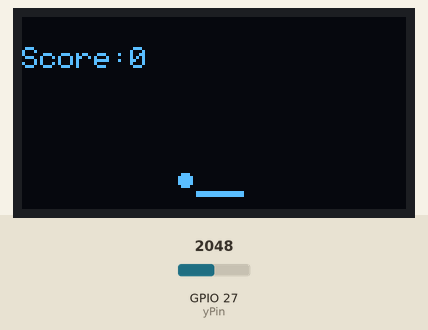
Recording of a sketch running on a simulated ESP32. Parts: 128×64 one-colour display. Inputs (shaded band) come from the test bench; at power-on: GPIO 27 (yPin) = 2048. What the sketch prints to the serial monitor is not drawn.

Above: at 1.2 s.
1.3 s: GPIO 27 (yPin) set to 1860
At 1.76 s:
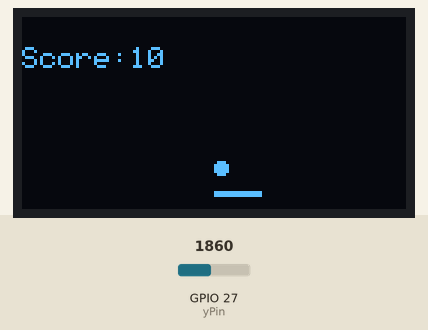
3.1 s: GPIO 27 (yPin) set to 2540
At 3.23 s:
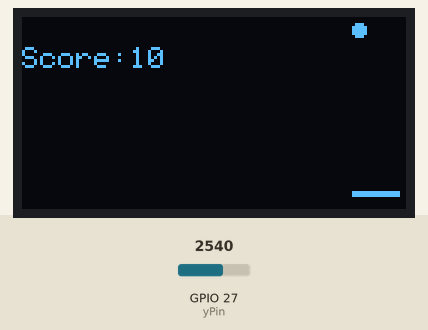
4.9 s: GPIO 27 (yPin) set to 1228
At 5.19 s:
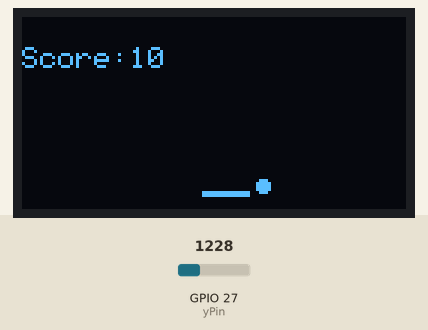

The sketch:

pong.ino
```cpp
#include <Adafruit_GFX.h>
#include <Adafruit_SSD1306.h>
#define SCREEN_WIDTH 128
#define SCREEN_HEIGHT 64
#define SCREEN_I2C_ADDRESS 0x3C
#define OLED_RESET_PIN -1

Adafruit_SSD1306 screen(SCREEN_WIDTH, SCREEN_HEIGHT, &Wire, OLED_RESET_PIN);
const int yPin = 27;
int yVal;
const int paddleLength = 8;
const int pixels = 2;
const int startXPos = 58;
const int yPos = 58;
int paddleDir;
int paddle[paddleLength][2];

int ballX = 20;
int ballY = 20;
int ballXDir = 1;
int ballYDir = 1;
int delayTime = 40;
int speed = 0;
int score = 0;
void setup() {
  // put your setup code here, to run once:
  Serial.begin(115200);


  screen.begin(SSD1306_SWITCHCAPVCC, SCREEN_I2C_ADDRESS);
  screen.clearDisplay();
  screen.setTextSize(1);
  screen.setTextColor(WHITE);
  setupPaddle();
}

void loop() {
  // put your main code here, to run repeatedly:
  screen.clearDisplay();
  yVal = analogRead(yPin);
  screen.setCursor(0, 10);
  screen.print("Score:");
  screen.print(score);
  drawPaddle();
  drawBall();
  movePaddle();
  moveBall();
  screen.display();
  delay(delayTime - speed);
}

void setupPaddle() {
  paddleDir = 0;
  int x = startXPos;
  int y = yPos;
  for (int i = 0; i < paddleLength; i++) {
    paddle[i][0] = x;
    paddle[i][1] = y;
    x += 2;
  }
}

void drawPaddle() {
  for (int i = 0; i < paddleLength; i++) {
    int x = paddle[i][0];
    int y = paddle[i][1];
    screen.drawRect(x, y, pixels, pixels, WHITE);
    screen.fillRect(x, y, pixels, pixels, WHITE);
  }
}

void movePaddle() {

  if (yVal < 1900 && paddle[paddleLength - 1][0] < 126) {
    for (int i = 0; i < paddleLength; i++) {
      paddle[i][0] += pixels;
    }
  } else if (yVal > 2500 && paddle[0][0] > 0) {
    for (int i = 0; i < paddleLength; i++) {
      paddle[i][0] -= pixels;
    }
  }
}

void drawBall() {
  screen.drawCircle(ballX, ballY, pixels, WHITE);
  screen.fillCircle(ballX, ballY, pixels, WHITE);
}

void moveBall() {
  if (checkBallPaddleCollision()) {
    ballYDir = -1;
  }
  if (ballY <= 0) {
    ballYDir = 1;
  }
  if (ballX <= 0) {
    ballXDir = 1;
  }
  if (ballX >= 126) {
    ballXDir = -1;
  }
  if (ballY >= 62) {
    ballXDir = 1;
    ballYDir = 1;
    score = 0;
    ballX = 0;
    ballY = 0;
    speed = 0;
  }
  ballX += pixels * ballXDir;
  ballY += pixels * ballYDir;
}

bool checkBallPaddleCollision() {
  for (int i = 0; i < paddleLength; i++) {
    if (paddle[i][0] == ballX && paddle[i][1] == ballY) {
      Serial.print("Ball X: ");
      Serial.print(ballX);
      Serial.print(", Ball Y: ");
      Serial.println(ballY);
      Serial.print("Paddle X: ");
      Serial.print(paddle[i][0]);
      Serial.print(", Paddle Y: ");
      Serial.println(paddle[i][1]);
      score += 10;
      if (delayTime - speed > 1) {
        speed++;
      }
      return true;
    }
  }
  return false;
}
```
